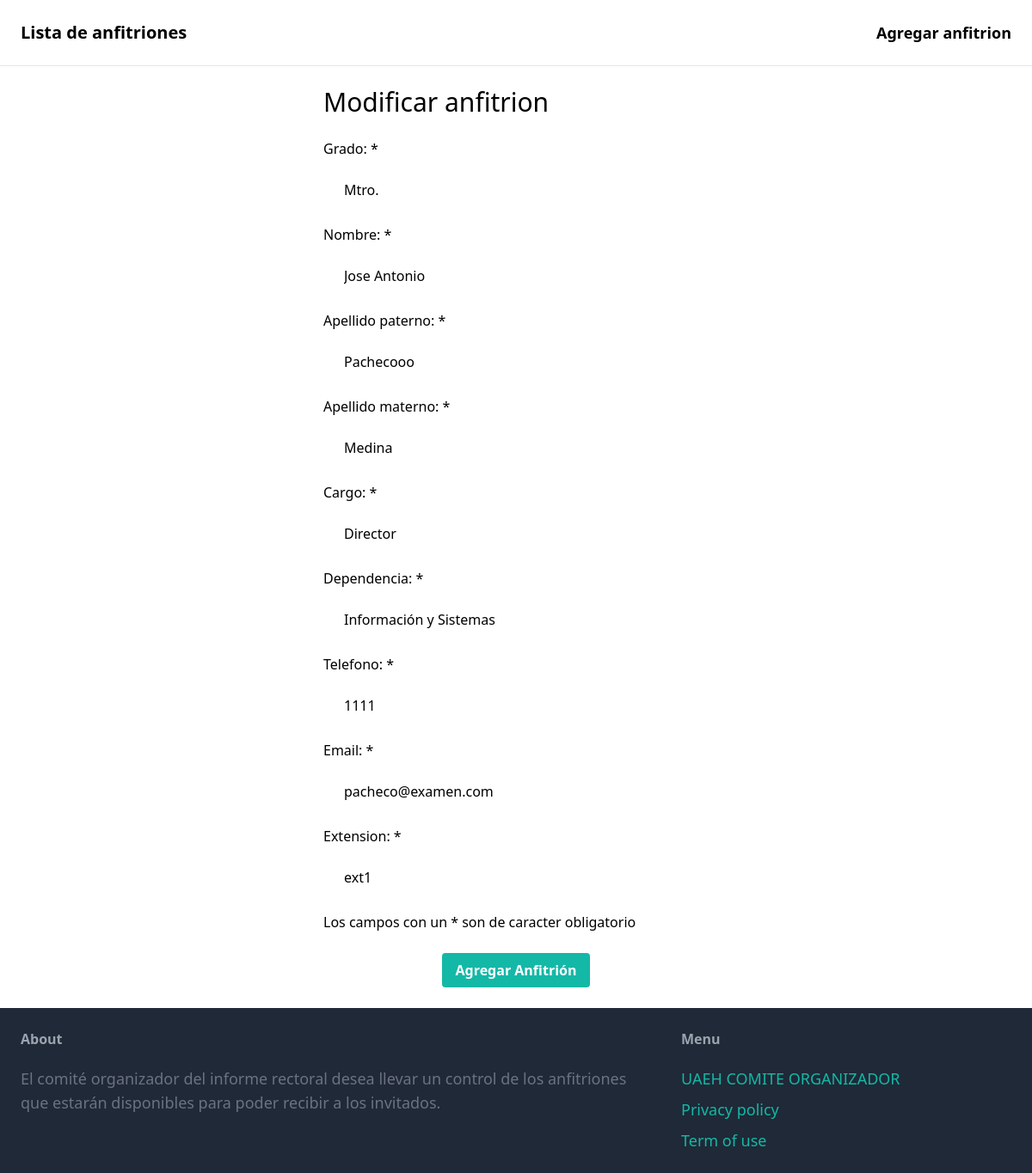
/modificar/1/, run on the app's committed database.
### anfitrionesCRUD/models.py (models this page shows, shortened)
class Anfitrion(models.Model):
    idAnfitrion = models.AutoField(primary_key=True)
    grado = models.CharField(max_length=45, null=True)
    nombre = models.CharField(max_length=45, null=True)
    paterno = models.CharField(max_length=45, null=True)
    materno = models.CharField(max_length=45, null=True)
    cargo = models.CharField(max_length=45, null=True)
    dependencia = models.CharField(max_length=255, null=True)
    telefono = models.CharField(max_length=45, null=True)
    email = models.CharField(max_length=45, null=True)
    extension = models.CharField(max_length=45, null=True)

### anfitrionesCRUD/views.py (the view)
# urls.py: path('modificar/<int:anfitrion_id>/', views.modificar_anfitrion, name='modificar'),
def modificar_anfitrion(request, anfitrion_id):
    anfitrion = get_object_or_404(Anfitrion, idAnfitrion=anfitrion_id)
    if request.method == 'POST':
        form = AnfitrionForm(request.POST, instance=anfitrion)
        if form.is_valid():
            form.save()
            messages.success(request, 'Información del anfitrión actualizada.')
            return redirect('anfitrionesCRUD:lista_anfitriones')
    else:
        form = AnfitrionForm(instance=anfitrion)
    return render(request, 'anfitriones/modificar.html', {'form': form, 'anfitrion': anfitrion})

### anfitrionesCRUD/templates/anfitriones/modificar.html (shortened to what this page needs)
{% extends 'anfitriones/base.html' %}
{% block content %}
<div class=" max-w-md mx-auto ">
  <h1 class="mb-6 text-3xl">Modificar anfitrion</h1>
  <form method="post" action="{% url 'anfitrionesCRUD:modificar' anfitrion.idAnfitrion %}">
      <div class="mb-3">
        <label class="inline-block mb-2">Grado: *</label><br>
        {{ form.grado }}
      </div>
      <div class="mb-3">
        <label class="inline-block mb-2">Nombre: *</label><br>
        {{ form.nombre }}
      </div>
      <div class="mb-3">
        <label class="inline-block mb-2">Apellido paterno: *</label><br>
        {{ form.paterno }}
      </div>
      <div class="mb-3">
        <label class="inline-block mb-2">Apellido materno: * </label><br>
        {{ form.materno }}
      </div>
      <div class="mb-3">
        <label class="inline-block mb-2">Cargo: *</label><br>
        {{ form.cargo }}
      </div>
      <div class="mb-3">
        <label class="inline-block mb-2">Dependencia: *</label><br>
        {{ form.dependencia }}
      </div>
      <div class="mb-3">
        <label class="inline-block mb-2">Telefono: *</label><br>
        {{ form.telefono }}
      </div>
      <div class="mb-3">
        <label class="inline-block mb-2">Email: *</label><br>
        {{ form.email }}
      </div>
      <div class="mb-3">
        <label class="inline-block mb-2">Extension: *</label><br>
        {{ form.extension }}
      </div>
      <p class="mb-6">Los campos con un * son de caracter obligatorio</p>
      <div class="flex justify-center">
          <button type="submit" class="bg-teal-500 hover:bg-blue-700 text-white font-bold py-2 px-4 rounded">Agregar Anfitrión</button>
      </div>
  </form>
</div>
{% endblock %}

### data on the page
Anfitrion: grado "Mtro.", nombre "Jose Antonio", paterno "Pachecooo", materno "Medina", cargo "Director", dependencia "Información y Sistemas", telefono "1111", email "pacheco@examen.com", extension "ext1"
